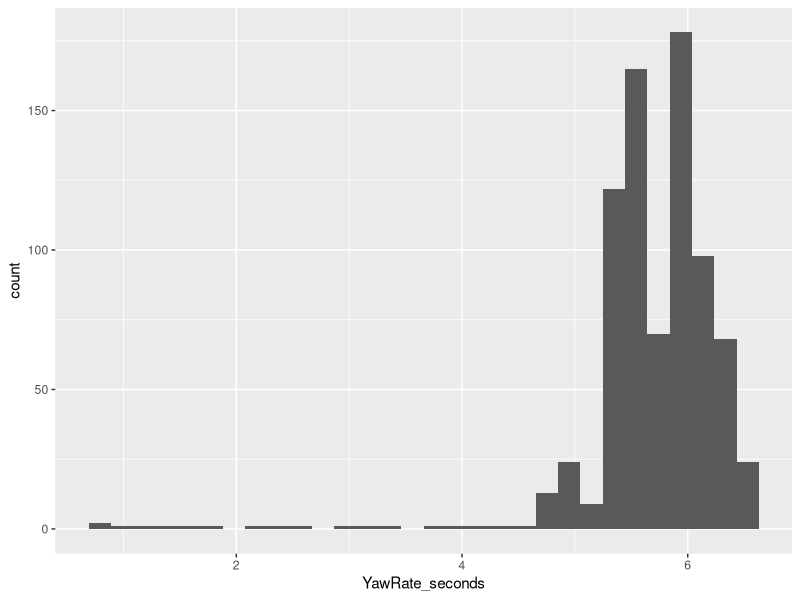

Source code (R):


library("tidyverse")
data = read_csv("Data/Midline_80_1.csv")

head(data)

ggplot(filter(data, World_z > 15), aes(x = YawRate_seconds)) + geom_histogram()

data %>% 
  filter(World_z > 15) %>% 
  summarise(mean = mean(YawRate_seconds),
            median = median(YawRate_seconds),
    iqr = IQR(YawRate_seconds))
